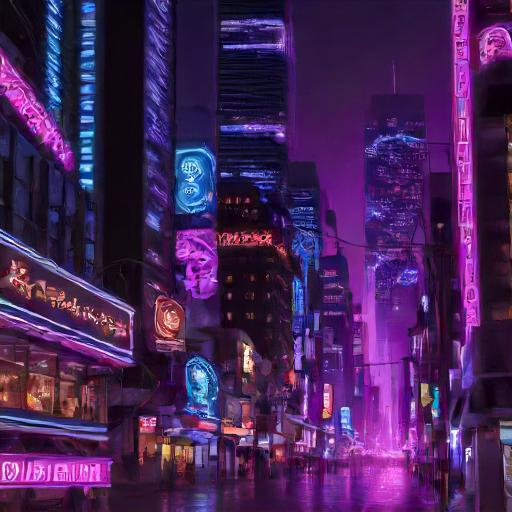
#> input picture image.jpg, 512 x 512 px, found by its file name
$ python -i logic.py   (imports and definitions only)
#> lines starting #> are read from the running program, lines starting #| are printed output that depends on the picture
import sqlite3
import os
import cv2
import numpy as np
from datetime import datetime
from config import DATABASE

class DatabaseManager:
    def __init__(self, database):
        self.database = database
        self.create_tables()

    # [127 lines left out: functions create_tables, add_user, add_prize, add_winner, mark_prize_used, get_users and 7 more, not called in this run]

def hide_img(img_name):
#> called with img_name = 'image.jpg'
    image = cv2.imread(f'img/{img_name}')
#> image is the input picture: shape (512, 512, 3); mean B, G, R 89, 35, 70.3
    blurred_image = cv2.GaussianBlur(image, (15, 15), 0)
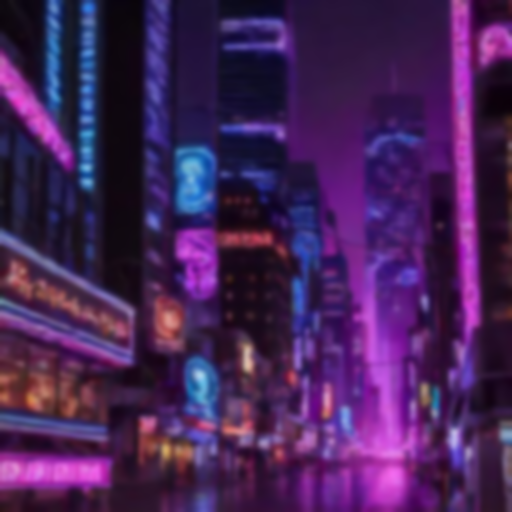
#> blurred_image: shape (512, 512, 3); mean B, G, R 89, 35, 70.3
    pixelated_image = cv2.resize(blurred_image, (30, 30), interpolation=cv2.INTER_NEAREST)
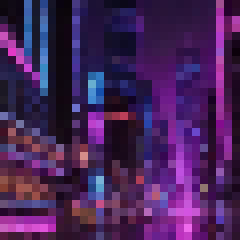
#> pixelated_image: shape (30, 30, 3) (shown 8 times larger); mean B, G, R 88.5, 34.8, 69.8
    pixelated_image = cv2.resize(pixelated_image, (image.shape[1], image.shape[0]), interpolation=cv2.INTER_NEAREST)
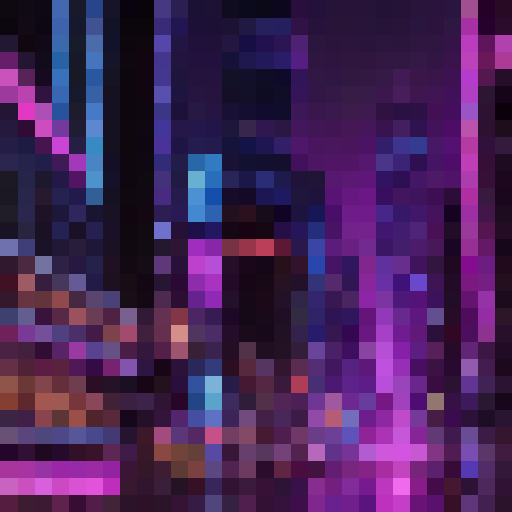
#> pixelated_image: shape (512, 512, 3); mean B, G, R 88.4, 34.8, 69.7
    os.makedirs('hidden_img', exist_ok=True)
    cv2.imwrite(f'hidden_img/{img_name}', pixelated_image)

>>> result = hide_img('image.jpg')
